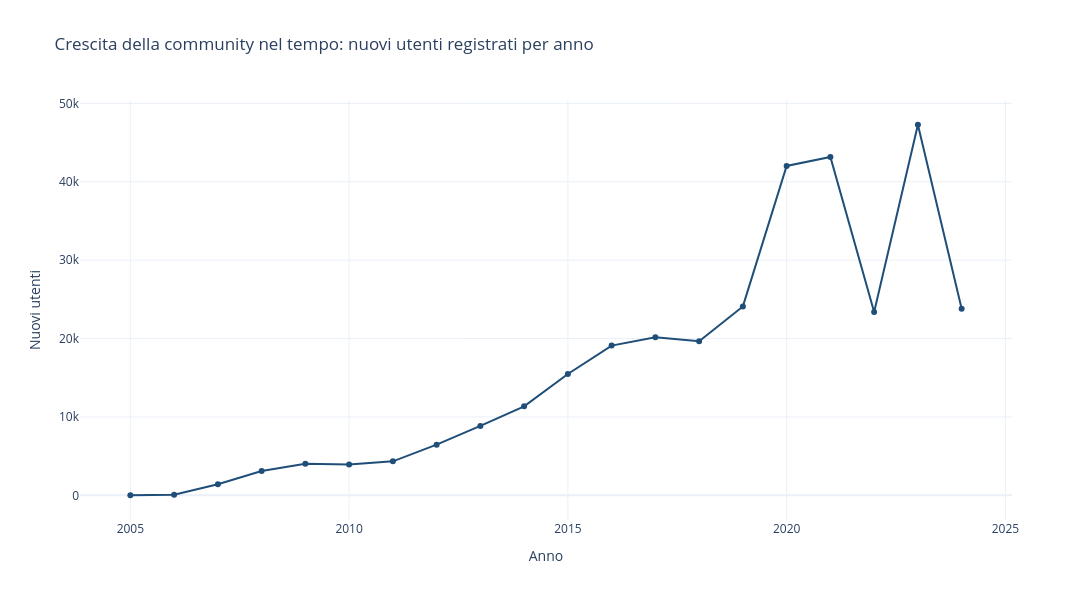

The notebook cell this image was saved under:
### Markdown cell above
## Crescita della community nel tempo: nuovi utenti registrati per anno:

### Code cell
#load data
df = profiles.copy()
#convert joined to datetime and extract  year
df["joined"] = pd.to_datetime(df["joined"], errors="coerce")
df["joined_year"] = df["joined"].dt.year

users_per_year = (
    df.dropna(subset=["joined_year"])
      .assign(joined_year=lambda x: x["joined_year"].astype(int))
      .groupby("joined_year", observed=True)["username"]
      .nunique()
      .reset_index(name="new_users")
      .sort_values("joined_year")
)

users_per_year = users_per_year[users_per_year["joined_year"].between(2005, 2024)].copy()

#line chart
fig = px.line(
    users_per_year,
    x="joined_year",
    y="new_users",
    markers=True,
    title="Crescita della community nel tempo: nuovi utenti registrati per anno",
    labels={"joined_year": "Anno", "new_users": "Nuovi utenti"},
    color_discrete_sequence=["#1f4e79"]
)
fig.update_layout(template="plotly_white", width=1100, height=600)
fig.show()

### Figure 1 — Plotly figure (JSON) as saved in the notebook; plotly's stock layout.template omitted (floating-point values rounded to 4 significant figures)
{"data": [{"hovertemplate": "Anno=%{x}<br>Nuovi utenti=%{y}<extra></extra>", "legendgroup": "", "line": {"color": "#1f4e79", "dash": "solid"}, "marker": {"symbol": "circle"}, "mode": "lines+markers", "name": "", "orientation": "v", "showlegend": false, "x": [2005, 2006, 2007, 2008, 2009, 2010, 2011, 2012, 2013, 2014, 2015, 2016, 2017, 2018, 2019, 2020, 2021, 2022, 2023, 2024], "xaxis": "x", "y": [9, 64, 1422, 3091, 4026, 3919, 4336, 6458, 8851, 11352, 15479, 19099, 20152, 19648, 24098, 42019, 43170, 23375, 47271, 23789], "yaxis": "y", "type": "scatter"}], "layout": {"xaxis": {"anchor": "y", "domain": [0.0, 1.0], "title": {"text": "Anno"}}, "yaxis": {"anchor": "x", "domain": [0.0, 1.0], "title": {"text": "Nuovi utenti"}}, "legend": {"tracegroupgap": 0}, "title": {"text": "Crescita della community nel tempo: nuovi utenti registrati per anno"}, "width": 1100, "height": 600}}
